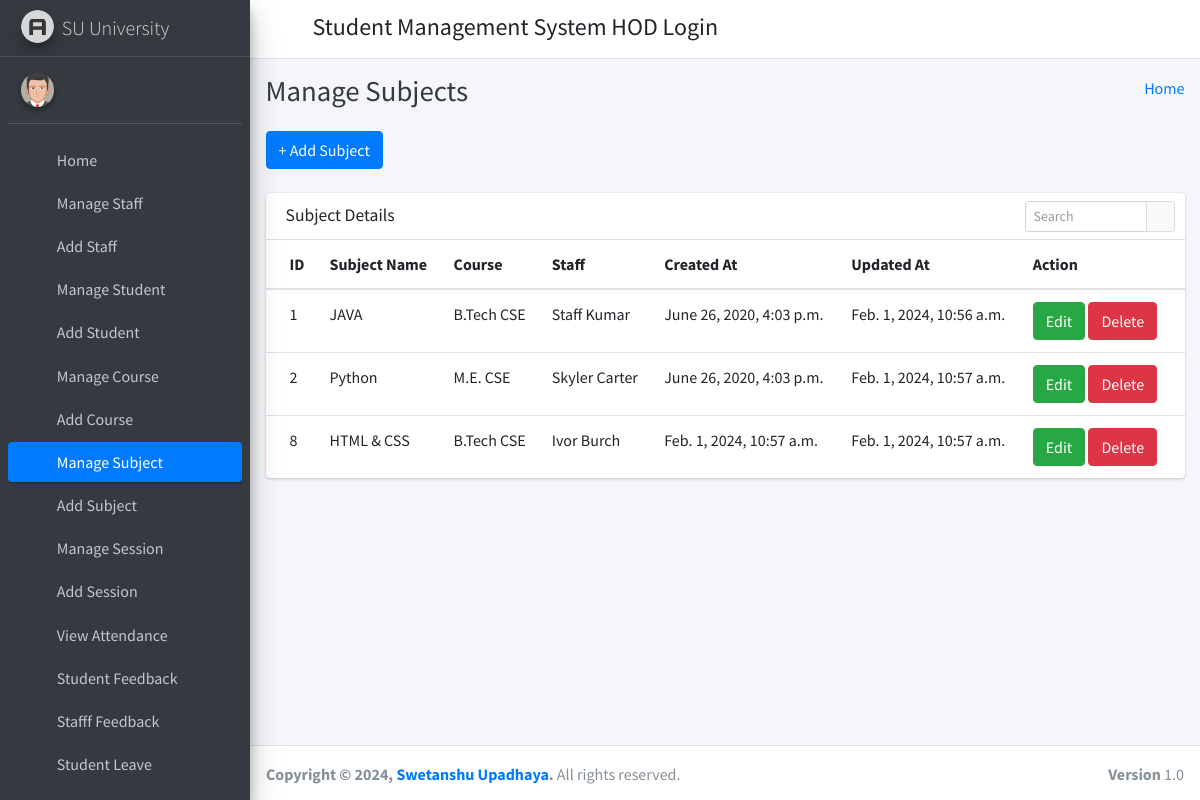
The app's page /manage_subject/ (signed in) with its own data.
### student_management_app/models.py (models this page shows)
class Subjects(models.Model):
    id =models.AutoField(primary_key=True)
    subject_name = models.CharField(max_length=255)
    course_id = models.ForeignKey(Courses, on_delete=models.CASCADE, default=1) #need to give defauult course
    staff_id = models.ForeignKey(CustomUser, on_delete=models.CASCADE)
    created_at = models.DateTimeField(auto_now_add=True)
    updated_at = models.DateTimeField(auto_now=True)
    objects = models.Manager()

class Courses(models.Model):
    id = models.AutoField(primary_key=True)
    course_name = models.CharField(max_length=255)
    created_at = models.DateTimeField(auto_now_add=True)
    updated_at = models.DateTimeField(auto_now=True)
    objects = models.Manager()

class CustomUser(AbstractUser):
    user_type_data = ((1, "HOD"), (2, "Staff"), (3, "Student"))
    user_type = models.CharField(default=1, choices=user_type_data, max_length=10)

### student_management_app/HodViews.py (the view)
# urls.py: path('manage_subject/', HodViews.manage_subject, name="manage_subject"),
def manage_subject(request):
    subjects = Subjects.objects.all()
    context = {
        "subjects": subjects
    }
    return render(request, 'hod_template/manage_subject_template.html', context)

### student_management_app/LoginCheckMiddleWare.py (called while the page is built, shortened)
    def process_view(self, request, view_func, view_args, view_kwargs):
        modulename = view_func.__module__
        user = request.user
        if user.is_authenticated:
            if user.user_type == "1":
                if modulename == "student_management_app.HodViews":
                    pass
                elif modulename == "student_management_app.views" or modulename == "django.views.static":
                    pass
                else:
                    return redirect("admin_home")
            else:
                return redirect("login")
        else:
            if request.path == reverse("login") or request.path == reverse("doLogin"):
                pass
            else:
                return redirect("login")

### student_management_app/templates/hod_template/manage_subject_template.html (shortened to what this page needs)
{% extends 'hod_template/base_template.html' %}
{% block page_title %}
    Manage Subjects
{% endblock page_title %}
{% block main_content %}
{% load static %}
<section class="content">
        <div class="container-fluid">
            <a class="btn btn-primary" href="{% url 'add_subject' %}" role="button">+ Add Subject</a> <br/>&nbsp;
            <div class="row">
                <div class="col-md-12">
                    <div class="card">
                        <div class="card-header">
                            <h3 class="card-title">Subject Details</h3>
                            <div class="card-tools">
                            <div class="input-group input-group-sm" style="width: 150px;">
                                <input type="text" name="table_search" class="form-control float-right" placeholder="Search">
                                <div class="input-group-append">
                                <button type="submit" class="btn btn-default"><i class="fas fa-search"></i></button>
                                </div>
                            </div>
                            </div>
                        </div>
                        <div class="card-body table-responsive p-0">
                            <table class="table table-hover text-nowrap">
                            <thead>
                                <tr>
                                <th>ID</th>
                                <th>Subject Name</th>
                                <th>Course</th>
                                <th>Staff</th>
                                <th>Created At</th>
                                <th>Updated At</th>
                                <th>Action</th>
                                </tr>
                            </thead>
                            <tbody>
                                {% for subject in subjects %}
                                <tr>
                                <td>{{ subject.id }}</td>
                                <td>{{ subject.subject_name }}</td>
                                <td>{{ subject.course_id.course_name }}</td>
                                <td>{{ subject.staff_id.first_name }} {{ subject.staff_id.last_name }}</td>
                                <td>{{ subject.created_at }}</td>
                                <td>{{ subject.updated_at }}</td>
                                <td>
                                    <a href="{% url 'edit_subject' subject.id %}" class="btn btn-success">Edit</a>
                                    <a href="{% url 'delete_subject' subject.id %}" class="btn btn-danger">Delete</a>
                                </td>
                                </tr>
                                {% endfor %}
                            </tbody>
                            </table>
                        </div>
                        </div>
                </div>
            </div>
        </div>
      </section>
  {% endblock main_content %}

### records on screen
Subjects: id "1", subject_name "JAVA", course_id.course_name "B.Tech CSE", staff_id.first_name "Staff", staff_id.last_name "Kumar", created_at "June 26, 2020, 4:03 p.m.", updated_at "Feb. 1, 2024, 10:56 a.m."
Subjects: id "2", subject_name "Python", course_id.course_name "M.E. CSE", staff_id.first_name "Skyler", staff_id.last_name "Carter", created_at "June 26, 2020, 4:03 p.m.", updated_at "Feb. 1, 2024, 10:57 a.m."
Subjects: id "8", subject_name "HTML & CSS", course_id.course_name "B.Tech CSE", staff_id.first_name "Ivor", staff_id.last_name "Burch", created_at "Feb. 1, 2024, 10:57 a.m.", updated_at "Feb. 1, 2024, 10:57 a.m."
